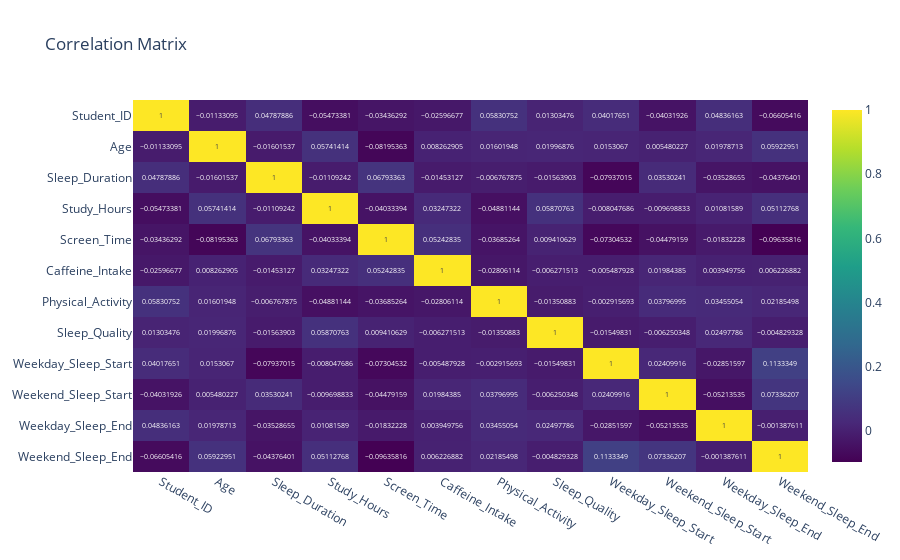

The code cell stored with this chart in its notebook:
### Code cell
numeric_df = df.select_dtypes(include=[float, int])
correlation_matrix = numeric_df.corr().T

fig = px.imshow(correlation_matrix, text_auto=True, aspect="auto",
                title='Correlation Matrix',
                color_continuous_scale='viridis')
fig.show()

### Figure 1 — Plotly figure (JSON) as saved in the notebook; plotly's stock layout.template omitted (floating-point values rounded to 4 significant figures; data arrays with more than 128 entries replaced by an {"elided": "..."} marker saying what was removed)
{"data": [{"coloraxis": "coloraxis", "hovertemplate": "x: %{x}<br>y: %{y}<br>color: %{z}<extra></extra>", "name": "0", "texttemplate": "%{z}", "type": "heatmap", "x": ["Student_ID", "Age", "Sleep_Duration", "Study_Hours", "Screen_Time", "Caffeine_Intake", "Physical_Activity", "Sleep_Quality", "Weekday_Sleep_Start", "Weekend_Sleep_Start", "Weekday_Sleep_End", "Weekend_Sleep_End"], "xaxis": "x", "y": ["Student_ID", "Age", "Sleep_Duration", "Study_Hours", "Screen_Time", "Caffeine_Intake", "Physical_Activity", "Sleep_Quality", "Weekday_Sleep_Start", "Weekend_Sleep_Start", "Weekday_Sleep_End", "Weekend_Sleep_End"], "yaxis": "y", "z": {"elided": "12x12 float values"}}], "layout": {"coloraxis": {"colorscale": [[0, "#440154"], [0.1111, "#482878"], [0.2222, "#3e4989"], [0.3333, "#31688e"], [0.4444, "#26828e"], [0.5556, "#1f9e89"], [0.6667, "#35b779"], [0.7778, "#6ece58"], [0.8889, "#b5de2b"], [1, "#fde725"]]}, "title": {"text": "Correlation Matrix"}, "xaxis": {"anchor": "y", "domain": [0, 1]}, "yaxis": {"anchor": "x", "autorange": "reversed", "domain": [0, 1]}}}
